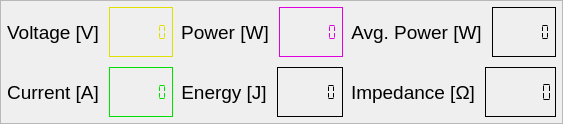
     <widget class="QFrame" name="frameLcd">
      <property name="font">
       <font>
        <family>Segoe UI</family>
        <bold>false</bold>
       </font>
      </property>
      <property name="frameShape">
       <enum>QFrame::StyledPanel</enum>
      </property>
      <property name="frameShadow">
       <enum>QFrame::Plain</enum>
      </property>
      <property name="lineWidth">
       <number>2</number>
      </property>
      <layout class="QVBoxLayout" name="verticalLayout_19">
       <property name="leftMargin">
        <number>6</number>
       </property>
       <property name="topMargin">
        <number>6</number>
       </property>
       <property name="rightMargin">
        <number>6</number>
       </property>
       <property name="bottomMargin">
        <number>6</number>
       </property>
       <item>
        <layout class="QHBoxLayout" name="horizontalLayout_7" stretch="1,1,1">
         <property name="spacing">
          <number>8</number>
         </property>
         <item>
          <layout class="QVBoxLayout" name="verticalLayout">
           <property name="spacing">
            <number>10</number>
           </property>
           <item>
            <layout class="QHBoxLayout" name="horizontalLayout" stretch="0,1">
             <item>
              <widget class="QLabel" name="label">
               <property name="minimumSize">
                <size>
                 <width>0</width>
                 <height>50</height>
                </size>
               </property>
               <property name="font">
                <font>
                 <family>Segoe UI</family>
                 <pointsize>14</pointsize>
                 <bold>false</bold>
                </font>
               </property>
               <property name="text">
                <string>Voltage [V]</string>
               </property>
               <property name="scaledContents">
                <bool>false</bool>
               </property>
               <property name="alignment">
                <set>Qt::AlignCenter</set>
               </property>
               <property name="margin">
                <number>6</number>
               </property>
              </widget>
             </item>
             <item>
              <widget class="QLCDNumber" name="lcdVoltage">
               <property name="enabled">
                <bool>true</bool>
               </property>
               <property name="maximumSize">
                <size>
                 <width>220</width>
                 <height>16777215</height>
                </size>
               </property>
               <property name="font">
                <font>
                 <family>Segoe UI</family>
                 <bold>false</bold>
                </font>
               </property>
               <property name="styleSheet">
                <string notr="true">color: rgb(224, 224, 0);</string>
               </property>
               <property name="frameShape">
                <enum>QFrame::Box</enum>
               </property>
               <property name="frameShadow">
                <enum>QFrame::Plain</enum>
               </property>
               <property name="smallDecimalPoint">
                <bool>true</bool>
               </property>
               <property name="digitCount">
                <number>6</number>
               </property>
               <property name="mode">
                <enum>QLCDNumber::Dec</enum>
               </property>
               <property name="segmentStyle">
                <enum>QLCDNumber::Flat</enum>
               </property>
               <property name="value" stdset="0">
                <double>0.000000000000000</double>
               </property>
               <property name="intValue" stdset="0">
                <number>0</number>
               </property>
              </widget>
             </item>
            </layout>
           </item>
           <item>
            <layout class="QHBoxLayout" name="horizontalLayout_2" stretch="0,1">
             <item>
              <widget class="QLabel" name="label_2">
               <property name="minimumSize">
                <size>
                 <width>0</width>
                 <height>50</height>
                </size>
               </property>
               <property name="font">
                <font>
                 <family>Segoe UI</family>
                 <pointsize>14</pointsize>
                 <bold>false</bold>
                </font>
               </property>
               <property name="text">
                <string>Current [A]</string>
               </property>
               <property name="scaledContents">
                <bool>false</bool>
               </property>
               <property name="alignment">
                <set>Qt::AlignCenter</set>
               </property>
               <property name="margin">
                <number>6</number>
               </property>
              </widget>
             </item>
             <item>
              <widget class="QLCDNumber" name="lcdCurrent">
               <property name="maximumSize">
                <size>
                 <width>220</width>
                 <height>16777215</height>
                </size>
               </property>
               <property name="font">
                <font>
                 <family>Segoe UI</family>
                 <bold>false</bold>
                </font>
               </property>
               <property name="styleSheet">
                <string notr="true">color: rgb(0, 224, 0);</string>
               </property>
               <property name="frameShape">
                <enum>QFrame::Box</enum>
               </property>
               <property name="frameShadow">
                <enum>QFrame::Plain</enum>
               </property>
               <property name="smallDecimalPoint">
                <bool>true</bool>
               </property>
               <property name="digitCount">
                <number>6</number>
               </property>
               <property name="segmentStyle">
                <enum>QLCDNumber::Flat</enum>
               </property>
               <property name="value" stdset="0">
                <double>0.000000000000000</double>
               </property>
               <property name="intValue" stdset="0">
                <number>0</number>
               </property>
              </widget>
             </item>
            </layout>
           </item>
          </layout>
         </item>
         <item>
          <layout class="QVBoxLayout" name="verticalLayout_2">
           <property name="spacing">
            <number>10</number>
           </property>
           <item>
            <layout class="QHBoxLayout" name="horizontalLayout_3" stretch="0,1">
             <item>
              <widget class="QLabel" name="label_3">
               <property name="font">
                <font>
                 <family>Segoe UI</family>
                 <pointsize>14</pointsize>
                 <bold>false</bold>
                </font>
               </property>
               <property name="text">
                <string>Power [W]</string>
               </property>
               <property name="scaledContents">
                <bool>false</bool>
               </property>
               <property name="alignment">
                <set>Qt::AlignCenter</set>
               </property>
               <property name="margin">
                <number>6</number>
               </property>
              </widget>
             </item>
             <item>
              <widget class="QLCDNumber" name="lcdPower">
               <property name="maximumSize">
                <size>
                 <width>220</width>
                 <height>16777215</height>
                </size>
               </property>
               <property name="font">
                <font>
                 <family>Segoe UI</family>
                 <bold>false</bold>
                </font>
               </property>
               <property name="styleSheet">
                <string notr="true">color: rgb(224, 0, 224);</string>
               </property>
               <property name="frameShape">
                <enum>QFrame::Box</enum>
               </property>
               <property name="frameShadow">
                <enum>QFrame::Plain</enum>
               </property>
               <property name="smallDecimalPoint">
                <bool>true</bool>
               </property>
               <property name="digitCount">
                <number>6</number>
               </property>
               <property name="segmentStyle">
                <enum>QLCDNumber::Flat</enum>
               </property>
               <property name="value" stdset="0">
                <double>0.000000000000000</double>
               </property>
               <property name="intValue" stdset="0">
                <number>0</number>
               </property>
              </widget>
             </item>
            </layout>
           </item>
           <item>
            <layout class="QHBoxLayout" name="horizontalLayout_4" stretch="0,1">
             <item>
              <widget class="QLabel" name="label_4">
               <property name="font">
                <font>
                 <family>Segoe UI</family>
                 <pointsize>14</pointsize>
                 <bold>false</bold>
                </font>
               </property>
               <property name="text">
                <string>Energy [J]</string>
               </property>
               <property name="scaledContents">
                <bool>false</bool>
               </property>
               <property name="alignment">
                <set>Qt::AlignCenter</set>
               </property>
               <property name="margin">
                <number>6</number>
               </property>
               <property name="indent">
                <number>-1</number>
               </property>
              </widget>
             </item>
             <item>
              <widget class="QLCDNumber" name="lcdEnerge">
               <property name="maximumSize">
                <size>
                 <width>220</width>
                 <height>16777215</height>
                </size>
               </property>
               <property name="font">
                <font>
                 <family>Segoe UI</family>
                 <bold>false</bold>
                </font>
               </property>
               <property name="frameShape">
                <enum>QFrame::Box</enum>
               </property>
               <property name="frameShadow">
                <enum>QFrame::Plain</enum>
               </property>
               <property name="smallDecimalPoint">
                <bool>true</bool>
               </property>
               <property name="digitCount">
                <number>6</number>
               </property>
               <property name="segmentStyle">
                <enum>QLCDNumber::Flat</enum>
               </property>
               <property name="value" stdset="0">
                <double>0.000000000000000</double>
               </property>
               <property name="intValue" stdset="0">
                <number>0</number>
               </property>
              </widget>
             </item>
            </layout>
           </item>
          </layout>
         </item>
         <item>
          <layout class="QVBoxLayout" name="verticalLayout_3">
           <property name="spacing">
            <number>10</number>
           </property>
           <item>
            <layout class="QHBoxLayout" name="horizontalLayout_5" stretch="0,1">
             <item>
              <widget class="QLabel" name="label_5">
               <property name="font">
                <font>
                 <family>Segoe UI</family>
                 <pointsize>14</pointsize>
                 <bold>false</bold>
                </font>
               </property>
               <property name="text">
                <string>Avg. Power [W]</string>
               </property>
               <property name="scaledContents">
                <bool>false</bool>
               </property>
               <property name="alignment">
                <set>Qt::AlignCenter</set>
               </property>
               <property name="margin">
                <number>6</number>
               </property>
              </widget>
             </item>
             <item>
              <widget class="QLCDNumber" name="lcdAvgPower">
               <property name="maximumSize">
                <size>
                 <width>220</width>
                 <height>16777215</height>
                </size>
               </property>
               <property name="font">
                <font>
                 <family>Segoe UI</family>
                 <bold>false</bold>
                </font>
               </property>
               <property name="frameShape">
                <enum>QFrame::Box</enum>
               </property>
               <property name="frameShadow">
                <enum>QFrame::Plain</enum>
               </property>
               <property name="smallDecimalPoint">
                <bool>true</bool>
               </property>
               <property name="digitCount">
                <number>6</number>
               </property>
               <property name="segmentStyle">
                <enum>QLCDNumber::Flat</enum>
               </property>
               <property name="value" stdset="0">
                <double>0.000000000000000</double>
               </property>
               <property name="intValue" stdset="0">
                <number>0</number>
               </property>
              </widget>
             </item>
            </layout>
           </item>
           <item>
            <layout class="QHBoxLayout" name="horizontalLayout_6" stretch="0,1">
             <item>
              <widget class="QLabel" name="label_6">
               <property name="font">
                <font>
                 <family>Segoe UI</family>
                 <pointsize>14</pointsize>
                 <bold>false</bold>
                </font>
               </property>
               <property name="text">
                <string>Impedance [Ω]</string>
               </property>
               <property name="scaledContents">
                <bool>false</bool>
               </property>
               <property name="alignment">
                <set>Qt::AlignCenter</set>
               </property>
               <property name="margin">
                <number>6</number>
               </property>
              </widget>
             </item>
             <item>
              <widget class="QLCDNumber" name="lcdResistence">
               <property name="maximumSize">
                <size>
                 <width>220</width>
                 <height>16777215</height>
                </size>
               </property>
               <property name="font">
                <font>
                 <family>Segoe UI</family>
                 <bold>false</bold>
                </font>
               </property>
               <property name="frameShape">
                <enum>QFrame::Box</enum>
               </property>
               <property name="frameShadow">
                <enum>QFrame::Plain</enum>
               </property>
               <property name="smallDecimalPoint">
                <bool>true</bool>
               </property>
               <property name="digitCount">
                <number>6</number>
               </property>
               <property name="segmentStyle">
                <enum>QLCDNumber::Flat</enum>
               </property>
               <property name="value" stdset="0">
                <double>0.000000000000000</double>
               </property>
               <property name="intValue" stdset="0">
                <number>0</number>
               </property>
              </widget>
             </item>
            </layout>
           </item>
          </layout>
         </item>
        </layout>
       </item>
      </layout>
     </widget>
